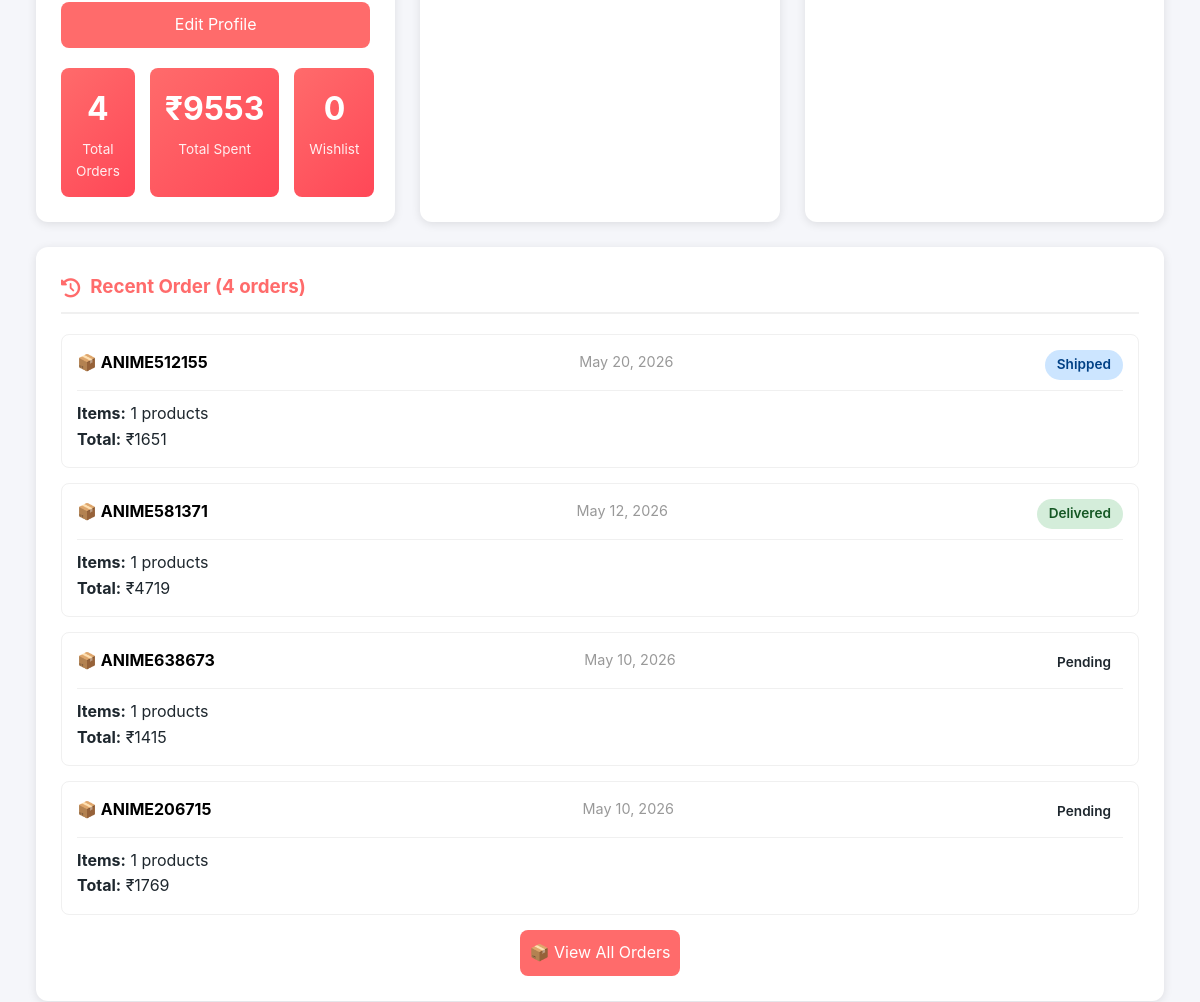
Before: /profile/ (signed in, middle part) with the older database file.
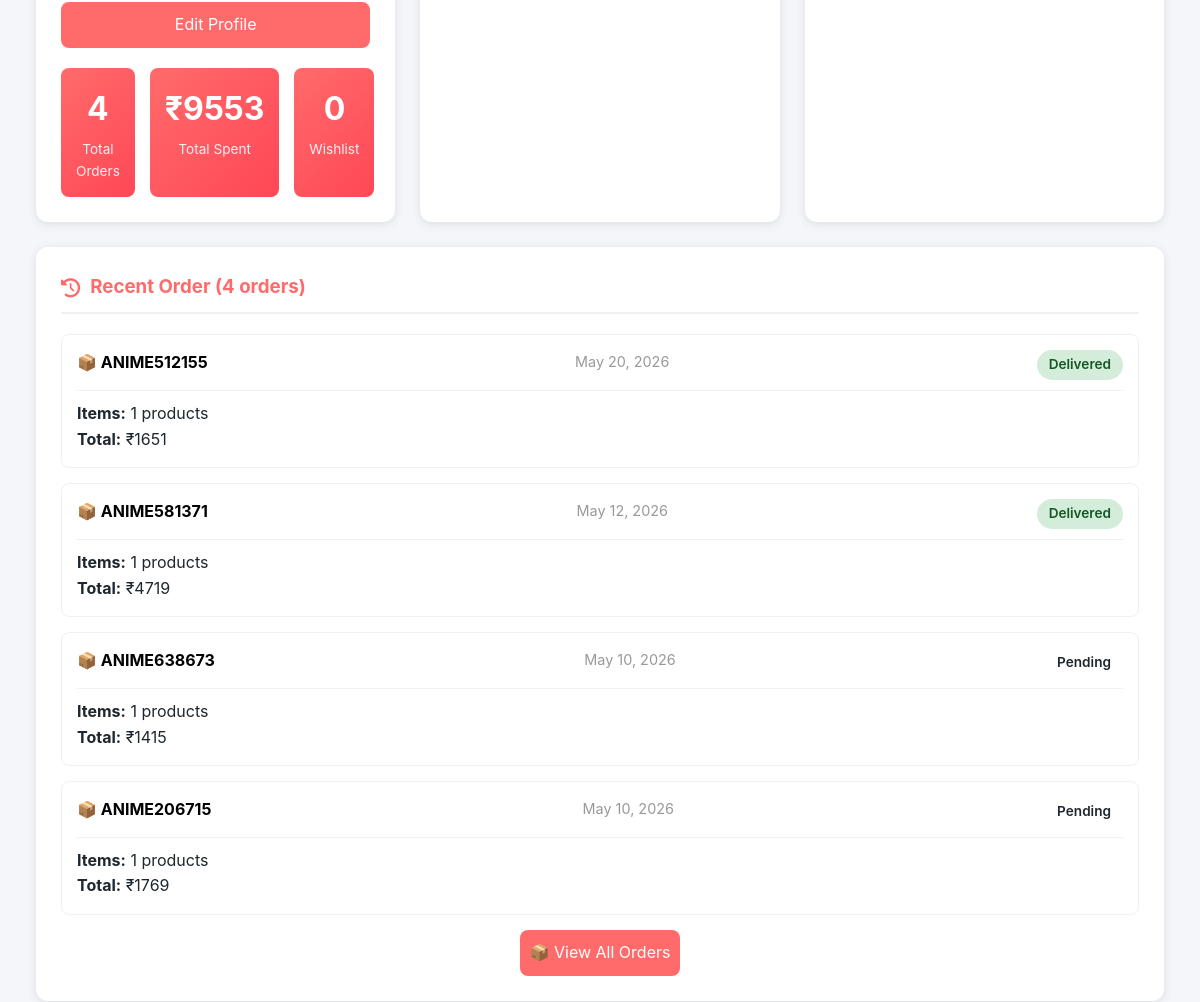
After: the same page with the newer database file.
### shop/models.py (models this page shows, shortened)
class Order(models.Model):
    user = models.ForeignKey(User, on_delete=models.CASCADE)
    total_price = models.DecimalField(max_digits=10, decimal_places=2)
    payment_method = models.CharField(max_length=10, default="COD")
    transaction_id = models.CharField(max_length=100, blank=True, null=True)
    payment_screenshot = models.ImageField(upload_to='payments/', blank=True, null=True)
    payment_status = models.CharField(max_length=20, default="Pending")
    STATUS_CHOICES = [
    ('pending', 'Pending'),
    ('paid', 'Payment Confirmed'),
    ('processing', 'Preparing Order'),
    ('packed', 'Packed'),
    ('shipped', 'Shipped'),
    ('out_for_delivery', 'Out for Delivery'),
    ('delivered', 'Delivered'),
    ]
    status = models.CharField(
    max_length=30,
    choices=STATUS_CHOICES,
    default='pending'
)
    order_id = models.CharField(max_length=20, unique=True, blank=True)
    tracking_id = models.CharField(max_length=100, blank=True, null=True)
    created_at = models.DateTimeField(auto_now_add=True)

### shop/views.py (the view)
# urls.py: path('profile/', views.profile, name='profile'),
@login_required
def profile(request):
    cart, created = Cart.objects.get_or_create(user=request.user)
    wishlist, created = Wishlist.objects.get_or_create(user=request.user)
    orders = Order.objects.filter(user=request.user)\
        .prefetch_related('items')\
        .order_by('-created_at')[:4]
    cart_items = cart.items.select_related('product').all()
    wishlist_items = wishlist.items.select_related('product').all()
    cart_total = cart.get_total()
    total_orders = orders.count()
    total_spent = sum(order.total_price for order in orders)
    context = {
        'user': request.user,
        'cart_items': cart_items,
        'wishlist_items': wishlist_items,
        'orders': orders,
        'cart_total': cart_total,
        'total_orders': total_orders,
        'total_spent': total_spent,
    }
    return render(request, 'shop/profile.html', context)

### shop/context_processors.py (called while the page is built)
def cart_count(request):
    if request.user.is_authenticated:
        try:
            cart, created = Cart.objects.get_or_create(user=request.user)
            count = cart.get_total_items()
        except:
            count = 0
    else:
        count = 0
    return {'cart_count': count}

### shop/models.py (called while the page is built)
    def get_total(self):
        return sum(item.get_total() for item in self.items.all())

    def get_total_items(self):
        return sum(item.quantity for item in self.items.all())

### shop/templates/shop/profile.html (shortened to what this page needs)
{% extends 'shop/base.html' %}
{% load static %}
{% block content %}
<div class="container">
    <div class="profile-container">
        <div class="profile-grid">
            <div class="profile-card user-info">
                <div class="action-buttons">
                    <a href="{% url 'shop:edit_profile' %}" class="checkout-btn">
                        Edit Profile
                    </a>
                </div>
                <div class="stats-grid">
                    <div class="stat-box">
                        <div class="stat-number">{{ total_orders }}</div>
                        <div class="stat-label">Total Orders</div>
                    </div>
                    <div class="stat-box">
                        <div class="stat-number">₹{{ total_spent|floatformat:0 }}</div>
                        <div class="stat-label">Total Spent</div>
                    </div>
                    <div class="stat-box">
                        <div class="stat-number">{{ wishlist_items|length }}</div>
                        <div class="stat-label">Wishlist</div>
                    </div>
                </div>
            </div>
            <div class="profile-card">
            </div>
            <div class="profile-card">
            </div>
        </div>
        <div class="profile-card" style="margin-top: 25px;">
            <h3><i class="fas fa-history"></i> Recent Order ({{ orders|length }} orders)</h3>
            {% if orders %}
            <div>
                {% for order in orders|slice:":4" %}
                <div class="order-item">
                    <div class="order-header">
                        <div style="color: black; font-weight: bold;">
                            📦 {{ order.order_id }}
                        </div>
                        <span class="order-date">{{ order.created_at|date:"F d, Y" }}</span>
                        <span class="order-status status-{{ order.status }}">{{ order.get_status_display }}</span>
                    </div>
                    <p><strong>Items:</strong> {{ order.items.count }} products</p>
                    <p><strong>Total:</strong> ₹{{ order.total_price|floatformat:0 }}</p>
                </div>
                {% endfor %}
                <div style="text-align: center; margin-top: 15px;">
                    <a href="{% url 'shop:my_orders' %}" class="checkout-btn">
                        📦 View All Orders
                    </a>
                </div>
            </div>
            {% else %}
            <div class="empty-state">
                <i class="fas fa-shopping-bag"></i>
                <p>No orders yet</p>
                <a href="{% url 'shop:index' %}" class="checkout-btn">Start Shopping</a>
            </div>
            {% endif %}
        </div>
    </div>
</div>
{% endblock %}

Changed rows visible on the page:
changed Order "ANIME512155": status "Shipped" → "Delivered"
